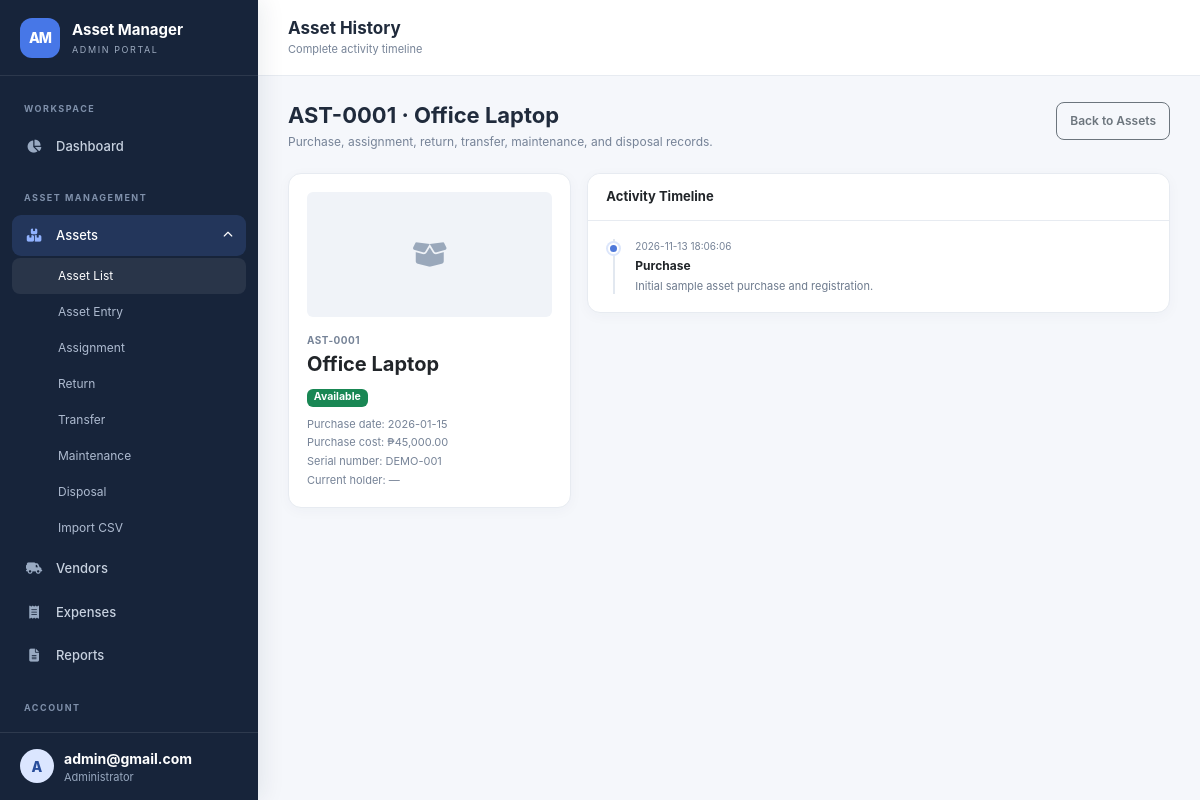
The page /assets_pages/history.php?id=1 (signed in) on the database its author committed.
### tables this page shows
CREATE TABLE IF NOT EXISTS assets (
    id INT AUTO_INCREMENT PRIMARY KEY,
    asset_code VARCHAR(50) NOT NULL UNIQUE,
    name VARCHAR(150) NOT NULL,
    category_id INT NULL,
    sub_category_id INT NULL,
    brand_id INT NULL,
    model_number VARCHAR(100) NULL,
    serial_number VARCHAR(100) NULL,
    purchase_date DATE NOT NULL,
    purchase_cost DECIMAL(12, 2) NOT NULL DEFAULT 0,
    vendor_id INT NULL,
    invoice_number VARCHAR(100) NULL,
    warranty_months INT NOT NULL DEFAULT 0,
    warranty_expiry DATE NULL,
    department_id INT NULL,
    location_id INT NULL,
    condition_status ENUM('New', 'Good', 'Fair', 'Poor', 'Damaged') NOT NULL DEFAULT 'New',
    description TEXT NULL,
    photo VARCHAR(255) NULL,
    depreciation_enabled TINYINT(1) NOT NULL DEFAULT 0,
    depreciation_method ENUM('Straight Line', 'Written Down Value') NOT NULL DEFAULT 'Straight Line',
    useful_life_years DECIMAL(6, 2) NOT NULL DEFAULT 0,
    salvage_value DECIMAL(12, 2) NOT NULL DEFAULT 0,
    wdv_rate DECIMAL(5, 2) NOT NULL DEFAULT 20,
    status ENUM('Available', 'Assigned', 'Under Maintenance', 'Disposed') NOT NULL DEFAULT 'Available',
    current_holder VARCHAR(150) NULL,
    holder_mobile VARCHAR(30) NULL,
    holder_department_id INT NULL,
    maintenance_previous_status ENUM('Available', 'Assigned') NULL,
    created_at TIMESTAMP DEFAULT CURRENT_TIMESTAMP,
    updated_at TIMESTAMP DEFAULT CURRENT_TIMESTAMP ON UPDATE CURRENT_TIMESTAMP,
    FOREIGN KEY (category_id) REFERENCES categories (id) ON DELETE SET NULL,
    FOREIGN KEY (sub_category_id) REFERENCES sub_categories (id) ON DELETE SET NULL,
    FOREIGN KEY (brand_id) REFERENCES brands (id) ON DELETE SET NULL,
    FOREIGN KEY (vendor_id) REFERENCES vendors (id) ON DELETE SET NULL,
    FOREIGN KEY (department_id) REFERENCES departments (id) ON DELETE SET NULL,
    FOREIGN KEY (location_id) REFERENCES locations (id) ON DELETE SET NULL,
    FOREIGN KEY (holder_department_id) REFERENCES departments (id) ON DELETE SET NULL,
    INDEX idx_assets_status (status),
    INDEX idx_assets_purchase (purchase_date),
    INDEX idx_assets_warranty (warranty_expiry),
    INDEX idx_assets_holder (current_holder),
    INDEX idx_assets_code (asset_code)
);

CREATE TABLE IF NOT EXISTS activity_log (
    id INT AUTO_INCREMENT PRIMARY KEY,
    asset_id INT NULL,
    activity_type ENUM('Purchase', 'Assignment', 'Return', 'Transfer', 'Maintenance', 'Disposal', 'Edit') NOT NULL,
    activity_date DATETIME NOT NULL DEFAULT CURRENT_TIMESTAMP,
    description TEXT NOT NULL,
    performed_by VARCHAR(50) NOT NULL DEFAULT 'Admin',
    FOREIGN KEY (asset_id) REFERENCES assets (id) ON DELETE SET NULL,
    INDEX idx_activity_asset (asset_id),
    INDEX idx_activity_type (activity_type),
    INDEX idx_activity_date (activity_date)
);

### assets_pages/history.php (the view, shortened to what this page needs)
<?php
require_once __DIR__ . '/../includes/auth.php';
$id = getInt('id');
$st = $pdo->prepare('SELECT * FROM assets WHERE id=?');
$st->execute([$id]);
$asset = $st->fetch();
if (!$asset) {
    http_response_code(404);
    exit('Asset not found.');
}$st = $pdo->prepare('SELECT * FROM activity_log WHERE asset_id=? ORDER BY activity_date DESC,id DESC');
$st->execute([$id]);
$history = $st->fetchAll();
include __DIR__ . '/../includes/header.php';
include __DIR__ . '/../includes/sidebar.php';
?>
<main class="main-area">
    <header class="topbar">
        <div class="d-flex align-items-center gap-3">
            <div>
                <h2 class="topbar-title">Asset History</h2>
                <div class="topbar-subtitle">Complete activity timeline</div>
            </div>
        </div>
    </header>
    <div class="content-wrap">
        <div class="page-heading">
            <div>
                <h1><?= e($asset['asset_code']) ?> · <?= e($asset['name']) ?></h1>
                <p>Purchase, assignment, return, transfer, maintenance, and disposal records.</p>
            </div>
            <a href="index.php" class="btn btn-outline-secondary">Back to Assets</a>
        </div>
        <div class="row g-3">
            <div class="col-lg-4">
                <div class="card">
                    <div class="card-body">
                        <div class="asset-thumb rounded mb-3">
                            <?php if ($asset['photo']): ?>
                                <img src="<?= BASE_URL ?>assets/uploads/<?= e(rawurlencode($asset['photo'])) ?>" alt="Asset photo">
                            <?php else: ?>
                                <i class="fa-solid fa-box-open"></i>
                            <?php endif; ?>
                        </div>
                        <div class="asset-code"><?= e($asset['asset_code']) ?></div>
                        <h5 class="fw-bold mt-1"><?= e($asset['name']) ?></h5>
                        <div class="mb-2"><?= statusBadge($asset['status']) ?></div>
                        <div class="asset-meta">Purchase date: <?= e($asset['purchase_date']) ?><br>Purchase cost: <?= money($asset['purchase_cost']) ?><br>Serial number: <?= e($asset['serial_number'] ?: '—') ?><br>Current holder: <?= e($asset['current_holder'] ?: '—') ?></div>
                    </div>
                </div>
            </div>
            <div class="col-lg-8">
                <div class="card">
                    <div class="card-header">
                        <h3 class="card-title-sm">Activity Timeline</h3>
                    </div>
                    <div class="card-body">
                        <div class="timeline">
                            <?php foreach ($history as $h): ?>
                                <div class="timeline-item">
                                    <div class="timeline-date"><?= e($h['activity_date']) ?></div>
                                    <div class="timeline-title"><?= e($h['activity_type']) ?></div>
                                    <div class="timeline-desc"><?= e($h['description']) ?></div>
                                </div>
                            <?php endforeach; ?>
                        </div>
                    </div>
                </div>
            </div>
        </div>
    </div>
</main>
<?php include __DIR__ . '/../includes/footer.php'; ?>

### config/functions.php (shortened to what this page needs)
<?php
function e(mixed $value): string {
    return htmlspecialchars((string) ($value ?? ''), ENT_QUOTES | ENT_SUBSTITUTE, 'UTF-8');
}
function money(mixed $amount): string {
    return '₱' . number_format((float) $amount, 2);
}
function statusBadge(string $status): string {
    $class = match ($status) {
        'Available' => 'success',
        'Assigned' => 'primary',
        'Under Maintenance' => 'warning',
        'Disposed' => 'secondary',
        'In Progress' => 'warning',
        'Completed' => 'success',
        default => 'secondary'
    };
    return '<span class="badge text-bg-' . $class . '">' . e($status) . '</span>';
}

### assets/css/style.css (style rules this page uses)
:root { --navy: #17243a; --navy-2: #223450; --blue: #3867d6; --blue-soft: #edf3ff; --ink: #202b3c; --muted: #768397; --line: #e7ebf1; --canvas: #f5f7fb; --sidebar: 258px; }
* { box-sizing: border-box; }
body { margin: 0; background: var(--canvas); color: var(--ink); font-family: Inter, ui-sans-serif, system-ui, -apple-system, "Segoe UI", sans-serif; font-size: 14px; }
.main-area { min-height: 100vh; }
.topbar { height: 76px; background: #fff; border-bottom: 1px solid var(--line); display: flex; align-items: center; justify-content: space-between; padding: 0 30px; position: sticky; top: 0; z-index: 100; }
.topbar-title { font-size: 17px; font-weight: 700; margin: 0; }
.topbar-subtitle { font-size: 11px; color: var(--muted); margin-top: 3px; }
.content-wrap { padding: 26px 30px 36px; max-width: 1680px; margin: 0 auto; }
.page-heading { display: flex; align-items: flex-start; justify-content: space-between; gap: 15px; margin-bottom: 22px; }
.page-heading h1 { font-size: 22px; font-weight: 750; margin: 0; }
.page-heading p { margin: 5px 0 0; color: var(--muted); font-size: 12px; }
.card { border: 1px solid var(--line); border-radius: 13px; box-shadow: 0 3px 14px rgba(29, 46, 73, 0.035); }
.card-header { background: #fff; border-bottom: 1px solid var(--line); padding: 15px 18px; border-radius: 13px 13px 0 0 !important; }
.card-body { padding: 18px; }
.card-title-sm { font-size: 13px; font-weight: 700; margin: 0; }
.btn { border-radius: 8px; font-size: 12px; font-weight: 600; padding: 9px 13px; }
.asset-thumb { height: 125px; background: #f0f3f8; display: grid; place-items: center; color: #9aa8bb; font-size: 28px; overflow: hidden; }
.asset-code { font-size: 10px; color: var(--muted); font-weight: 700; letter-spacing: 0.5px; }
.asset-meta { font-size: 11px; color: var(--muted); line-height: 1.7; }
.timeline { border-left: 2px solid #e2e8f0; margin-left: 7px; padding-left: 20px; }
.timeline-item { position: relative; padding: 0 0 18px; }
.timeline-item:before { content: ""; position: absolute; left: -27px; top: 4px; width: 11px; height: 11px; border-radius: 50%; background: #4f79da; border: 2px solid #fff; box-shadow: 0 0 0 2px #dce6fb; }
.timeline-item:last-child { padding-bottom: 0; }
.timeline-date { font-size: 10px; color: var(--muted); }
.timeline-title { font-size: 12px; font-weight: 750; margin: 3px 0; }
.timeline-desc { font-size: 11px; color: #6d7a8d; }

### rows shown on the page
assets: asset_code "AST-0001", name "Office Laptop", status "Available", purchase_date "2026-01-15", purchase_cost "₱45,000.00", serial_number "DEMO-001", current_holder "—"
activity_log: activity_date "2026-11-13 18:06:06", activity_type "Purchase", description "Initial sample asset purchase and registration."

### other values the page prints
$_SESSION['admin_username'] "admin@gmail.com"
